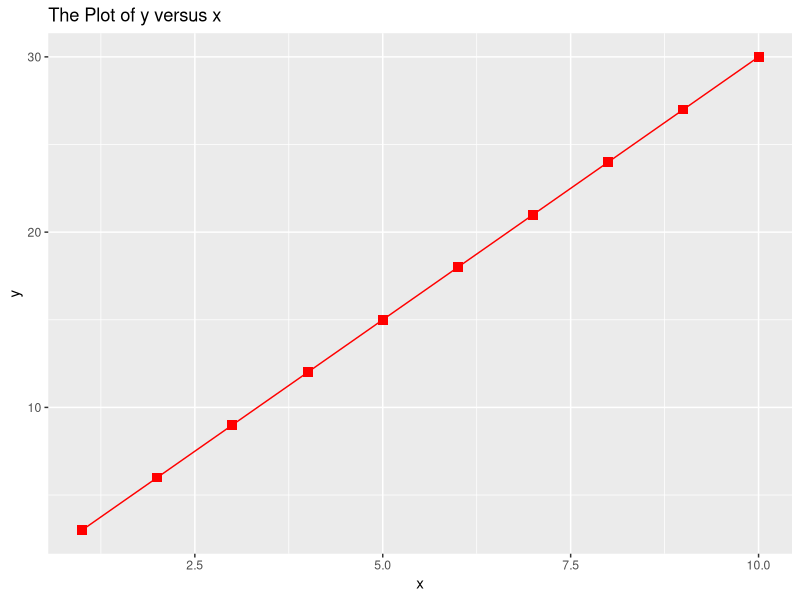
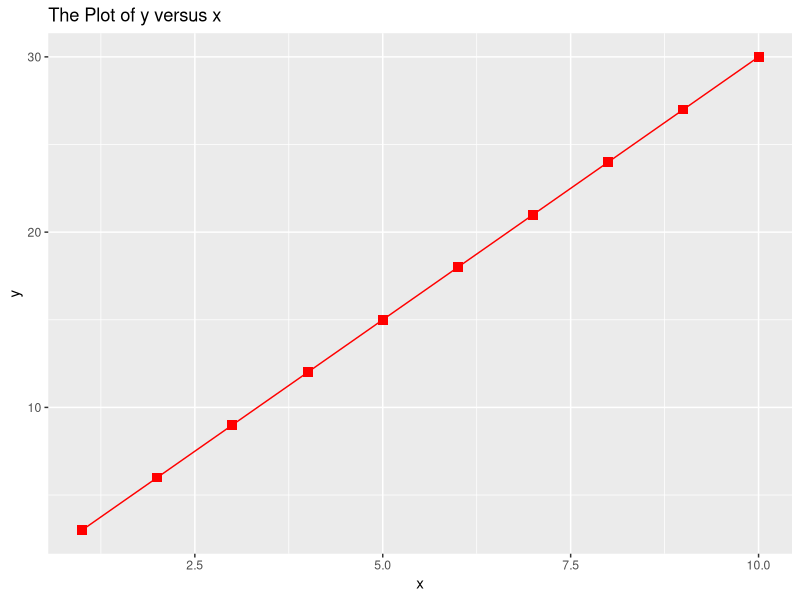

Write R code to recreate these figures, in order.
library(ggplot2)

data <- data.frame(x=1:10, y=(1:10)*3)

ggplot(data, aes(x = x, y = y))+
  geom_line(color='red')+
  geom_point(size = 3, color='red', shape=15)+
  ggtitle("The Plot of y versus x")


ggsave("example.png", width = 7, height = 5)
